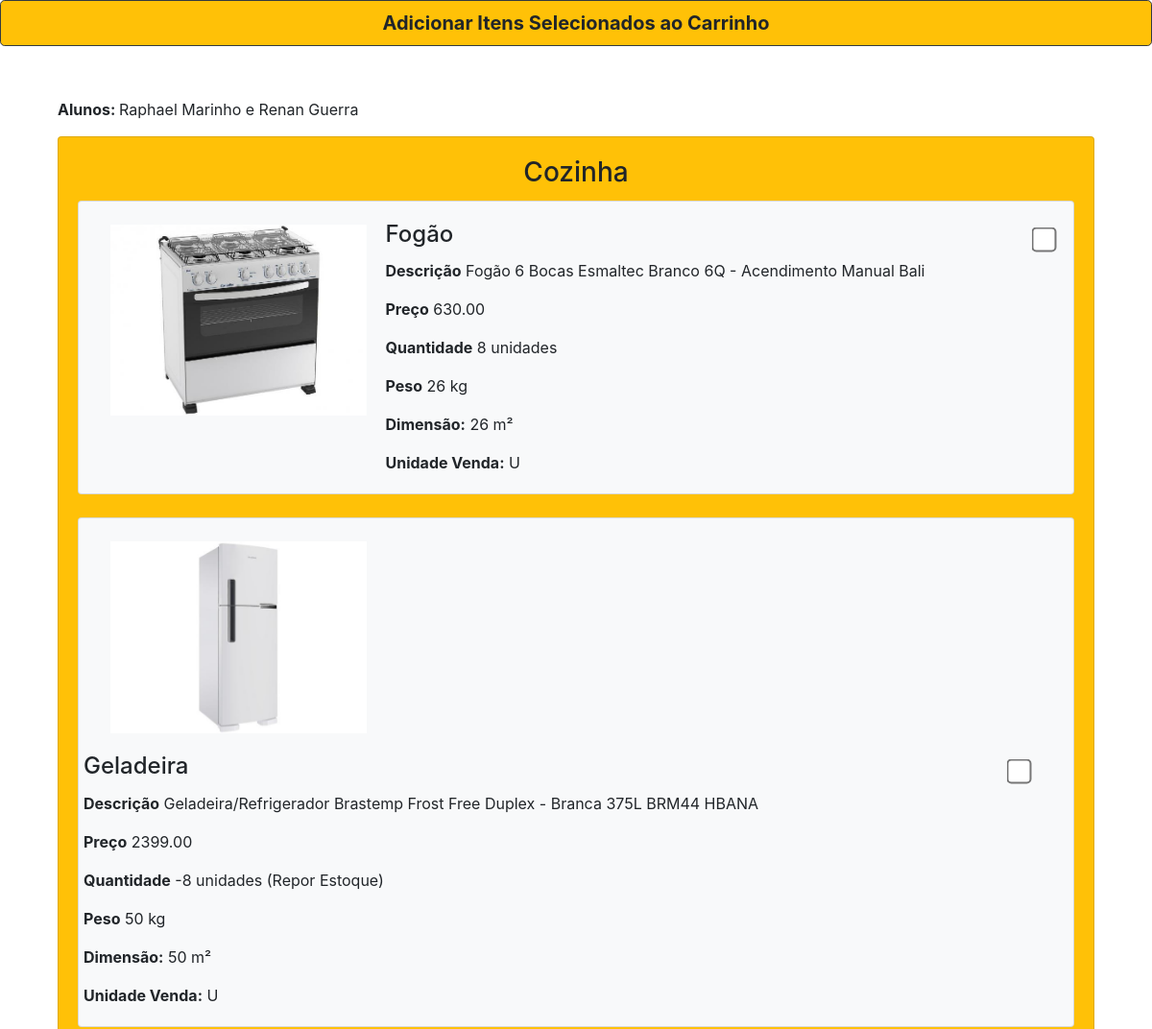
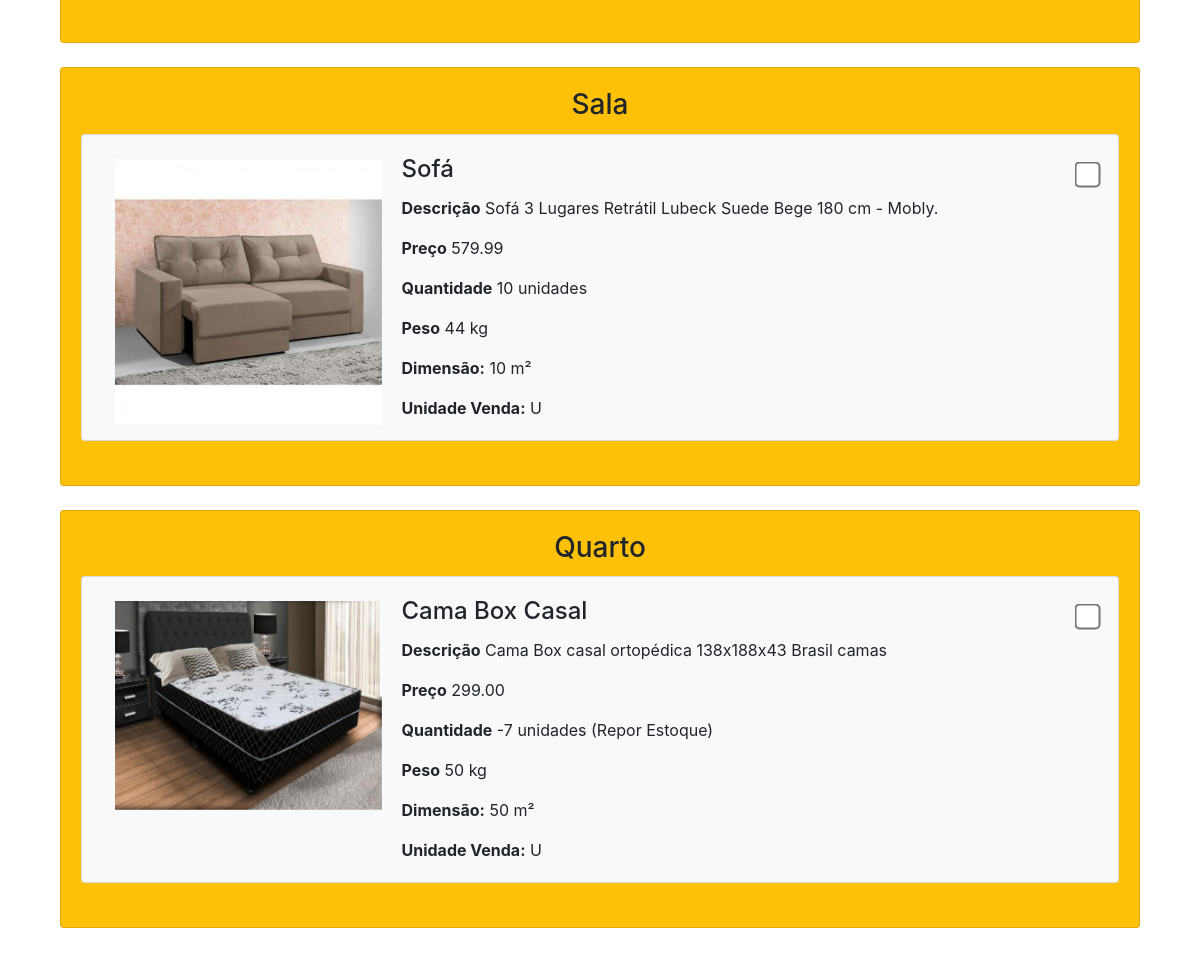
The page /ProjetoPHP/index.php on the database its author committed (2 pictures, top to bottom).
### tables this page shows
CREATE TABLE `categoria` (
  `id` int(11) NOT NULL,
  `nome` varchar(50) NOT NULL
);

CREATE TABLE `imagem` (
  `codigo_img` int(11) NOT NULL,
  `codigo_prod` varchar(10) NOT NULL,
  `nome_arquivo` varchar(50) DEFAULT NULL
);

CREATE TABLE `produto` (
  `codigo_prod` varchar(10) NOT NULL,
  `nome_pro` varchar(50) DEFAULT NULL,
  `descricao` varchar(255) DEFAULT NULL,
  `valor_unitario` decimal(10,2) DEFAULT NULL,
  `quantidade` int(5) DEFAULT NULL,
  `peso` varchar(10) DEFAULT NULL,
  `dimensoes` varchar(15) DEFAULT NULL,
  `unidade_Venda` varchar(3) DEFAULT NULL,
  `id` int(11) NOT NULL
);

### ProjetoPHP/index.php (the view, shortened to what this page needs)
<!DOCTYPE html>
<html>
    <head>
            <link rel="stylesheet" href="https://stackpath.bootstrapcdn.com/bootstrap/4.5.0/css/bootstrap.min.css">
            <link rel="stylesheet" href="Css/style.css">
    </head>
    <body>
        <form action="Carrinho/carrinho.php">
            <button type="submit"class="position-fixed btn btn-warning btn-lg border border-dark w-100" style="z-index:4"><b>Adicionar Itens Selecionados ao Carrinho</b></button> <br> <br>
            <div class="container"> <br>
                <p> <b>Alunos: </b> Raphael Marinho e Renan Guerra </p>
                <?php
                $conexao = conectar();
                $sql = "Select * from categoria order by id";
                $resultado1 = $conexao -> query($sql);
                foreach($resultado1 as $cat){?>
                    <div class="card bg-warning">
                        <div class="card-body">
                            <h3 class="card-title"> <?php echo $cat["nome"] ?> </h3>
                            <?php
                                $sql = "Select * from produto order by id";
                                $resultado2 = $conexao -> query($sql);
                                foreach($resultado2 as $prod){
                                    if($prod["id"] == $cat["id"]){
                            ?>
                                        <div class="card bg-light">
                                            <div class="row">
                                                <div class="carousel slide w-25 mt-4 ml-5" data-ride="carousel">
                                                    <div class="carousel-inner">
                                                        <?php
                                                            $sql = "select codigo_prod, nome_arquivo from imagem";
                                                            $resultado3 = $conexao -> query($sql);
                                                            $i = 0;
                                                            foreach($resultado3 as $img){
                                                                if($img["codigo_prod"] == $prod["codigo_prod"]){
                                                                    if($i == 0){
                                                                        $i = $i + 1;
                                                                        ?>
                                                                            <div class="carousel-item active">
                                                                                <img class="d-block w-100 h-75" src="Administrador/Produtos/Imagens/<?php echo $img["nome_arquivo"] ?>">
                                                                            </div>
                                                                        <?php
                                                                        }else{
                                                                        ?>
                                                                           <div class="carousel-item">
                                                                                <img class="d-block w-100 h-75" src="Administrador/Produtos/Imagens/<?php echo $img["nome_arquivo"] ?>">
                                                                            </div>
                                                                        <?php
                                                                    }
                                                                }
                                                            }
                                                        ?>
                                                    </div>
                                                </div>
                                                <div class="card-body">
                                                    <div class="row">
                                                        <div class="pr-2 col-11">
                                                            <h4 class="card-title"> <?php echo $prod["nome_pro"] ?> </h4>
                                                            <p class="card-text"><b>Descrição</b> <?php echo $prod["descricao"] ?> </p>
                                                            <p class="card-text"><b>Preço</b> <?php echo $prod["valor_unitario"] ?> </p>
                                                            <p class="card-text"><b>Quantidade</b> <?php echo $prod["quantidade"] . " unidades"; if($prod["quantidade"] < 1){ echo " (Repor Estoque)";} ?></p>
                                                            <p class="card-text"><b>Peso</b> <?php echo $prod["peso"] ?> kg</p>
                                                            <p class="card-text"><b>Dimensão:</b> <?php echo $prod["dimensoes"] ?> m²</p>
                                                            <p class="card-text"><b>Unidade Venda:</b> <?php echo $prod["unidade_Venda"] ?> </p>
                                                        </div>
                                                        <div class="pt-2 col-1">
                                                            <input style="transform: scale(2);" type="checkbox" name="produtos[]" value="<?php echo $prod["codigo_prod"]?>"/>
                                                        </div>
                                                    </div>
                                                </div>
                                            </div>
                                        </div> <br>
                            <?php
                                    }
                                }
                            ?>
                        </div>
                    </div> <br>
                <?php
                    }
                ?>
            </div>
        </form>
    </body>
</html>

### ProjetoPHP/Css/style.css (style rules this page uses)
.container { padding: 2.5%; }
h1, tr, h3 { text-align: center; }

### rows shown on the page
categoria: nome "Cozinha"
produto: nome_pro "Fogão", descricao "Fogão 6 Bocas Esmaltec Branco 6Q - Acendimento Manual Bali", valor_unitario "630.00", quantidade "8", peso "26", dimensoes "26", unidade_Venda "U"
imagem: nome_arquivo (picture)
produto: nome_pro "Geladeira", descricao "Geladeira/Refrigerador Brastemp Frost Free Duplex - Branca 375L BRM44 HBANA", valor_unitario "2399.00", quantidade "-8", shows "(Repor Estoque)", peso "50", dimensoes "50", unidade_Venda "U"
imagem: nome_arquivo (picture)
categoria: nome "Sala"
produto: nome_pro "Sofá", descricao "Sofá 3 Lugares Retrátil Lubeck Suede Bege 180 cm - Mobly.", valor_unitario "579.99", quantidade "10", peso "44", dimensoes "10", unidade_Venda "U"
imagem: nome_arquivo (picture)
categoria: nome "Quarto"
produto: nome_pro "Cama Box Casal", descricao "Cama Box casal ortopédica 138x188x43 Brasil camas", valor_unitario "299.00", quantidade "-7", shows "(Repor Estoque)", peso "50", dimensoes "50", unidade_Venda "U"
imagem: nome_arquivo (picture)
